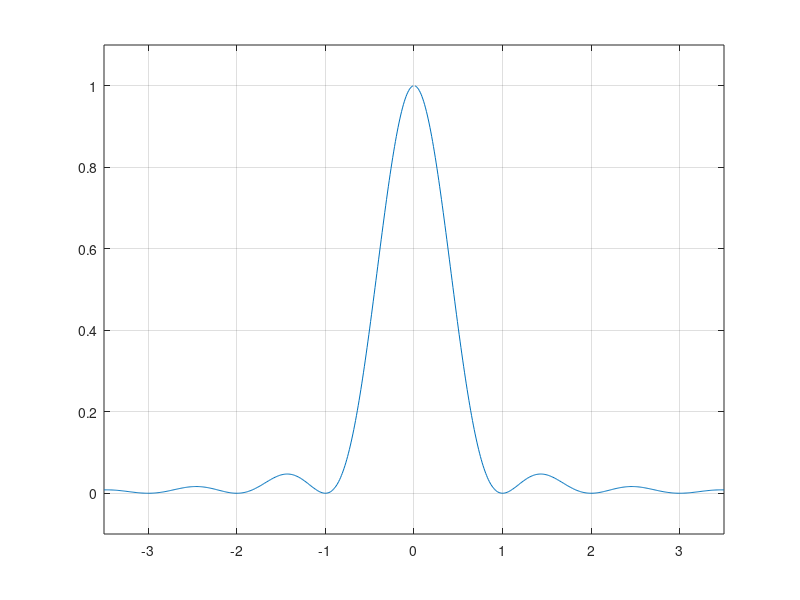

Write MATLAB code to recreate this figure.
%P_sinc.m Plotting of sinc^2(x) function
x=-3.5:0.01:3.5;
Sinc=sin(pi*x)./(pi*x);
plot(x,Sinc.*conj(Sinc))
axis([-3.5 3.5 -0.1 1.1])
grid on
